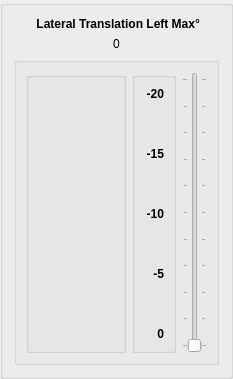
        <widget class="QGroupBox" name="groupBox_105">
         <property name="maximumSize">
          <size>
           <width>350</width>
           <height>400</height>
          </size>
         </property>
         <property name="title">
          <string/>
         </property>
         <layout class="QVBoxLayout" name="verticalLayout_77">
          <item>
           <widget class="QLabel" name="leftLatFlexionTitleLbl_17">
            <property name="font">
             <font>
              <family>Arial</family>
              <weight>75</weight>
              <bold>true</bold>
             </font>
            </property>
            <property name="text">
             <string> Lateral Translation Left Max°</string>
            </property>
            <property name="alignment">
             <set>Qt::AlignCenter</set>
            </property>
            <property name="wordWrap">
             <bool>true</bool>
            </property>
           </widget>
          </item>
          <item>
           <widget class="QLabel" name="ACDleftLatFlexionLbl_6">
            <property name="font">
             <font>
              <family>Arial</family>
             </font>
            </property>
            <property name="text">
             <string>0</string>
            </property>
            <property name="alignment">
             <set>Qt::AlignCenter</set>
            </property>
           </widget>
          </item>
          <item>
           <widget class="QGroupBox" name="groupBox_106">
            <property name="title">
             <string/>
            </property>
            <layout class="QHBoxLayout" name="horizontalLayout_42">
             <item>
              <widget class="QGroupBox" name="groupBox_40">
               <property name="minimumSize">
                <size>
                 <width>100</width>
                 <height>0</height>
                </size>
               </property>
               <property name="maximumSize">
                <size>
                 <width>100</width>
                 <height>300</height>
                </size>
               </property>
               <property name="title">
                <string/>
               </property>
               <layout class="QVBoxLayout" name="verticalLayout_78">
                <item>
                 <widget class="QLabel" name="left_lateral_flexion_button">
                  <property name="maximumSize">
                   <size>
                    <width>75</width>
                    <height>75</height>
                   </size>
                  </property>
                  <property name="text">
                   <string/>
                  </property>
                  <property name="pixmap">
                   <pixmap>../media/images/buttons/up_1.png</pixmap>
                  </property>
                  <property name="scaledContents">
                   <bool>true</bool>
                  </property>
                 </widget>
                </item>
                <item>
                 <widget class="QLabel" name="reverse_left_lateral_flexion_button">
                  <property name="maximumSize">
                   <size>
                    <width>75</width>
                    <height>75</height>
                   </size>
                  </property>
                  <property name="text">
                   <string/>
                  </property>
                  <property name="pixmap">
                   <pixmap>../media/images/buttons/down_1.png</pixmap>
                  </property>
                  <property name="scaledContents">
                   <bool>true</bool>
                  </property>
                 </widget>
                </item>
               </layout>
              </widget>
             </item>
             <item>
              <widget class="QGroupBox" name="lateral_flexion_position_slider_label">
               <property name="maximumSize">
                <size>
                 <width>50</width>
                 <height>16777215</height>
                </size>
               </property>
               <property name="title">
                <string/>
               </property>
               <layout class="QVBoxLayout" name="verticalLayout_79">
                <item>
                 <widget class="QLabel" name="Lbl_192">
                  <property name="maximumSize">
                   <size>
                    <width>20</width>
                    <height>20</height>
                   </size>
                  </property>
                  <property name="font">
                   <font>
                    <family>Arial</family>
                    <weight>75</weight>
                    <bold>true</bold>
                   </font>
                  </property>
                  <property name="text">
                   <string>-20</string>
                  </property>
                  <property name="alignment">
                   <set>Qt::AlignRight|Qt::AlignTop|Qt::AlignTrailing</set>
                  </property>
                 </widget>
                </item>
                <item>
                 <spacer name="verticalSpacer_21">
                  <property name="orientation">
                   <enum>Qt::Vertical</enum>
                  </property>
                  <property name="sizeHint" stdset="0">
                   <size>
                    <width>20</width>
                    <height>40</height>
                   </size>
                  </property>
                 </spacer>
                </item>
                <item>
                 <widget class="QLabel" name="Lbl_193">
                  <property name="maximumSize">
                   <size>
                    <width>20</width>
                    <height>20</height>
                   </size>
                  </property>
                  <property name="font">
                   <font>
                    <family>Arial</family>
                    <weight>75</weight>
                    <bold>true</bold>
                   </font>
                  </property>
                  <property name="text">
                   <string>-15</string>
                  </property>
                  <property name="alignment">
                   <set>Qt::AlignRight|Qt::AlignTop|Qt::AlignTrailing</set>
                  </property>
                 </widget>
                </item>
                <item>
                 <spacer name="verticalSpacer_22">
                  <property name="orientation">
                   <enum>Qt::Vertical</enum>
                  </property>
                  <property name="sizeHint" stdset="0">
                   <size>
                    <width>20</width>
                    <height>40</height>
                   </size>
                  </property>
                 </spacer>
                </item>
                <item>
                 <widget class="QLabel" name="Lbl_194">
                  <property name="maximumSize">
                   <size>
                    <width>20</width>
                    <height>20</height>
                   </size>
                  </property>
                  <property name="font">
                   <font>
                    <family>Arial</family>
                    <weight>75</weight>
                    <bold>true</bold>
                   </font>
                  </property>
                  <property name="text">
                   <string>-10</string>
                  </property>
                  <property name="alignment">
                   <set>Qt::AlignRight|Qt::AlignTop|Qt::AlignTrailing</set>
                  </property>
                 </widget>
                </item>
                <item>
                 <spacer name="verticalSpacer_23">
                  <property name="orientation">
                   <enum>Qt::Vertical</enum>
                  </property>
                  <property name="sizeHint" stdset="0">
                   <size>
                    <width>20</width>
                    <height>40</height>
                   </size>
                  </property>
                 </spacer>
                </item>
                <item>
                 <widget class="QLabel" name="Lbl_195">
                  <property name="maximumSize">
                   <size>
                    <width>20</width>
                    <height>20</height>
                   </size>
                  </property>
                  <property name="font">
                   <font>
                    <family>Arial</family>
                    <weight>75</weight>
                    <bold>true</bold>
                   </font>
                  </property>
                  <property name="text">
                   <string>-5</string>
                  </property>
                  <property name="alignment">
                   <set>Qt::AlignRight|Qt::AlignTop|Qt::AlignTrailing</set>
                  </property>
                 </widget>
                </item>
                <item>
                 <spacer name="verticalSpacer_24">
                  <property name="orientation">
                   <enum>Qt::Vertical</enum>
                  </property>
                  <property name="sizeHint" stdset="0">
                   <size>
                    <width>20</width>
                    <height>40</height>
                   </size>
                  </property>
                 </spacer>
                </item>
                <item>
                 <widget class="QLabel" name="Lbl_95">
                  <property name="maximumSize">
                   <size>
                    <width>20</width>
                    <height>20</height>
                   </size>
                  </property>
                  <property name="font">
                   <font>
                    <family>Arial</family>
                    <weight>75</weight>
                    <bold>true</bold>
                   </font>
                  </property>
                  <property name="text">
                   <string>0</string>
                  </property>
                  <property name="alignment">
                   <set>Qt::AlignRight|Qt::AlignTrailing|Qt::AlignVCenter</set>
                  </property>
                 </widget>
                </item>
               </layout>
              </widget>
             </item>
             <item>
              <widget class="QSlider" name="left_lateral_flexion_slider">
               <property name="font">
                <font>
                 <family>Arial</family>
                </font>
               </property>
               <property name="minimum">
                <number>0</number>
               </property>
               <property name="maximum">
                <number>20</number>
               </property>
               <property name="singleStep">
                <number>1</number>
               </property>
               <property name="pageStep">
                <number>1</number>
               </property>
               <property name="value">
                <number>0</number>
               </property>
               <property name="sliderPosition">
                <number>0</number>
               </property>
               <property name="orientation">
                <enum>Qt::Vertical</enum>
               </property>
               <property name="invertedControls">
                <bool>false</bool>
               </property>
               <property name="tickPosition">
                <enum>QSlider::TicksBothSides</enum>
               </property>
               <property name="tickInterval">
                <number>2</number>
               </property>
              </widget>
             </item>
            </layout>
           </widget>
          </item>
         </layout>
        </widget>
